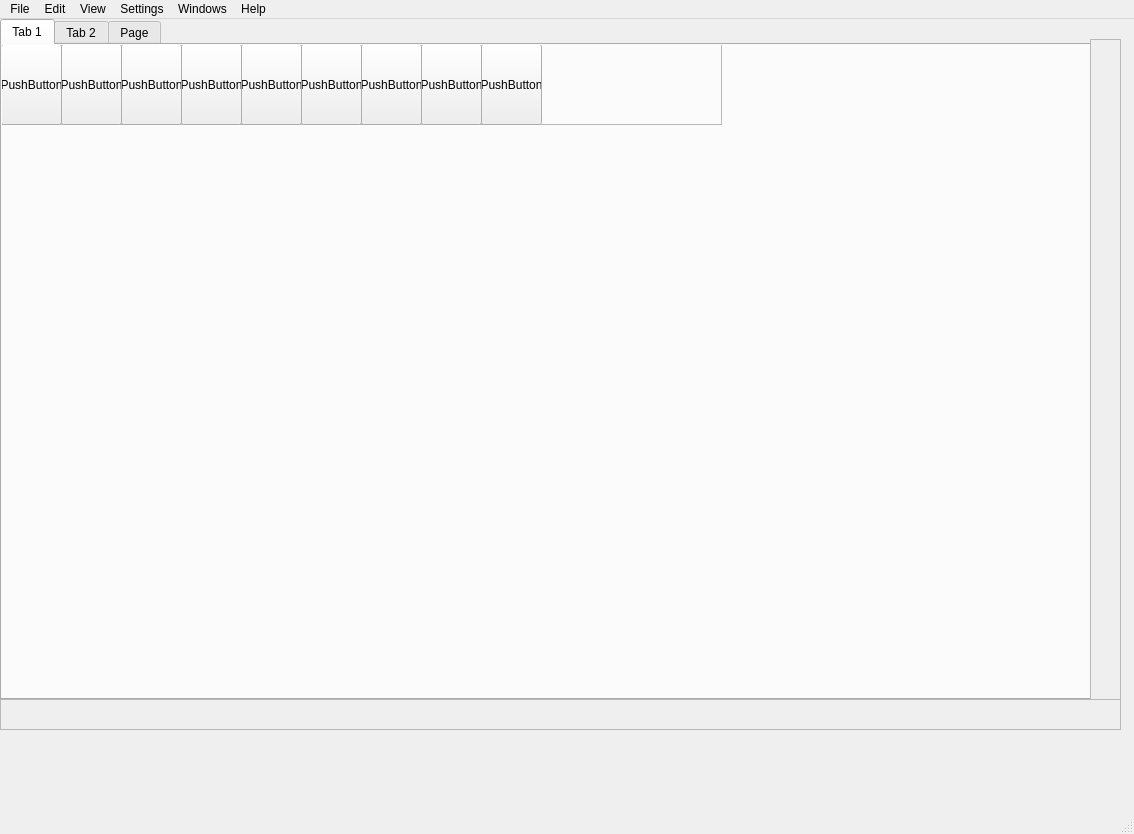
<?xml version="1.0" encoding="UTF-8"?>
<ui version="4.0">
 <class>MainWindow</class>
 <widget class="QMainWindow" name="MainWindow">
  <property name="geometry">
   <rect>
    <x>0</x>
    <y>0</y>
    <width>1134</width>
    <height>834</height>
   </rect>
  </property>
  <property name="windowTitle">
   <string>MainWindow</string>
  </property>
  <widget class="QWidget" name="centralwidget">
   <widget class="QWidget" name="gridLayoutWidget">
    <property name="geometry">
     <rect>
      <x>0</x>
      <y>0</y>
      <width>1091</width>
      <height>681</height>
     </rect>
    </property>
    <layout class="QGridLayout" name="gridLayout">
     <item row="1" column="0">
      <widget class="QTabWidget" name="structuralTab">
       <property name="currentIndex">
        <number>0</number>
       </property>
       <widget class="QWidget" name="tab">
        <attribute name="title">
         <string>Tab 1</string>
        </attribute>
        <widget class="QFrame" name="frame">
         <property name="geometry">
          <rect>
           <x>-1</x>
           <y>-1</y>
           <width>721</width>
           <height>81</height>
          </rect>
         </property>
         <property name="frameShape">
          <enum>QFrame::StyledPanel</enum>
         </property>
         <property name="frameShadow">
          <enum>QFrame::Raised</enum>
         </property>
         <widget class="QPushButton" name="pushButton">
          <property name="geometry">
           <rect>
            <x>0</x>
            <y>0</y>
            <width>61</width>
            <height>81</height>
           </rect>
          </property>
          <property name="text">
           <string>PushButton</string>
          </property>
         </widget>
         <widget class="QPushButton" name="pushButton_2">
          <property name="geometry">
           <rect>
            <x>60</x>
            <y>0</y>
            <width>61</width>
            <height>81</height>
           </rect>
          </property>
          <property name="text">
           <string>PushButton</string>
          </property>
         </widget>
         <widget class="QPushButton" name="pushButton_3">
          <property name="geometry">
           <rect>
            <x>120</x>
            <y>0</y>
            <width>61</width>
            <height>81</height>
           </rect>
          </property>
          <property name="text">
           <string>PushButton</string>
          </property>
         </widget>
         <widget class="QPushButton" name="pushButton_4">
          <property name="geometry">
           <rect>
            <x>180</x>
            <y>0</y>
            <width>61</width>
            <height>81</height>
           </rect>
          </property>
          <property name="text">
           <string>PushButton</string>
          </property>
         </widget>
         <widget class="QPushButton" name="pushButton_5">
          <property name="geometry">
           <rect>
            <x>240</x>
            <y>0</y>
            <width>61</width>
            <height>81</height>
           </rect>
          </property>
          <property name="text">
           <string>PushButton</string>
          </property>
         </widget>
         <widget class="QPushButton" name="pushButton_6">
          <property name="geometry">
           <rect>
            <x>300</x>
            <y>0</y>
            <width>61</width>
            <height>81</height>
           </rect>
          </property>
          <property name="text">
           <string>PushButton</string>
          </property>
         </widget>
         <widget class="QPushButton" name="pushButton_7">
          <property name="geometry">
           <rect>
            <x>360</x>
            <y>0</y>
            <width>61</width>
            <height>81</height>
           </rect>
          </property>
          <property name="text">
           <string>PushButton</string>
          </property>
         </widget>
         <widget class="QPushButton" name="pushButton_8">
          <property name="geometry">
           <rect>
            <x>420</x>
            <y>0</y>
            <width>61</width>
            <height>81</height>
           </rect>
          </property>
          <property name="text">
           <string>PushButton</string>
          </property>
         </widget>
         <widget class="QPushButton" name="pushButton_9">
          <property name="geometry">
           <rect>
            <x>480</x>
            <y>0</y>
            <width>61</width>
            <height>81</height>
           </rect>
          </property>
          <property name="text">
           <string>PushButton</string>
          </property>
         </widget>
        </widget>
       </widget>
       <widget class="QWidget" name="tab_2">
        <attribute name="title">
         <string>Tab 2</string>
        </attribute>
        <widget class="QFrame" name="frame_3">
         <property name="geometry">
          <rect>
           <x>0</x>
           <y>0</y>
           <width>751</width>
           <height>101</height>
          </rect>
         </property>
         <property name="frameShape">
          <enum>QFrame::StyledPanel</enum>
         </property>
         <property name="frameShadow">
          <enum>QFrame::Raised</enum>
         </property>
        </widget>
       </widget>
       <widget class="QWidget" name="tab_3">
        <attribute name="title">
         <string>Page</string>
        </attribute>
       </widget>
      </widget>
     </item>
    </layout>
   </widget>
   <widget class="QFrame" name="frame_2">
    <property name="geometry">
     <rect>
      <x>1090</x>
      <y>20</y>
      <width>31</width>
      <height>661</height>
     </rect>
    </property>
    <property name="frameShape">
     <enum>QFrame::StyledPanel</enum>
    </property>
    <property name="frameShadow">
     <enum>QFrame::Raised</enum>
    </property>
   </widget>
   <widget class="QFrame" name="frame_4">
    <property name="geometry">
     <rect>
      <x>0</x>
      <y>680</y>
      <width>1121</width>
      <height>31</height>
     </rect>
    </property>
    <property name="frameShape">
     <enum>QFrame::StyledPanel</enum>
    </property>
    <property name="frameShadow">
     <enum>QFrame::Raised</enum>
    </property>
   </widget>
  </widget>
  <widget class="QMenuBar" name="menubar">
   <property name="geometry">
    <rect>
     <x>0</x>
     <y>0</y>
     <width>1134</width>
     <height>18</height>
    </rect>
   </property>
   <widget class="QMenu" name="menuFile">
    <property name="title">
     <string>File</string>
    </property>
    <addaction name="actionNew"/>
    <addaction name="actionOpen"/>
    <addaction name="separator"/>
    <addaction name="actionSave"/>
    <addaction name="actionSave_as"/>
    <addaction name="separator"/>
    <addaction name="actionPrint"/>
   </widget>
   <widget class="QMenu" name="menuEdit">
    <property name="title">
     <string>Edit</string>
    </property>
   </widget>
   <widget class="QMenu" name="menuView">
    <property name="title">
     <string>View</string>
    </property>
   </widget>
   <widget class="QMenu" name="menuSettings">
    <property name="title">
     <string>Settings</string>
    </property>
   </widget>
   <widget class="QMenu" name="menuWindwos">
    <property name="title">
     <string>Windows</string>
    </property>
   </widget>
   <widget class="QMenu" name="menuHelp">
    <property name="title">
     <string>Help</string>
    </property>
   </widget>
   <addaction name="menuFile"/>
   <addaction name="menuEdit"/>
   <addaction name="menuView"/>
   <addaction name="menuSettings"/>
   <addaction name="menuWindwos"/>
   <addaction name="menuHelp"/>
  </widget>
  <widget class="QStatusBar" name="statusbar"/>
  <action name="actionNew">
   <property name="text">
    <string>New</string>
   </property>
  </action>
  <action name="actionOpen">
   <property name="text">
    <string>Open</string>
   </property>
  </action>
  <action name="actionSave">
   <property name="text">
    <string>Save</string>
   </property>
  </action>
  <action name="actionSave_as">
   <property name="text">
    <string>Save As...</string>
   </property>
  </action>
  <action name="actionPrint">
   <property name="text">
    <string>Print</string>
   </property>
  </action>
 </widget>
 <resources/>
 <connections/>
</ui>
